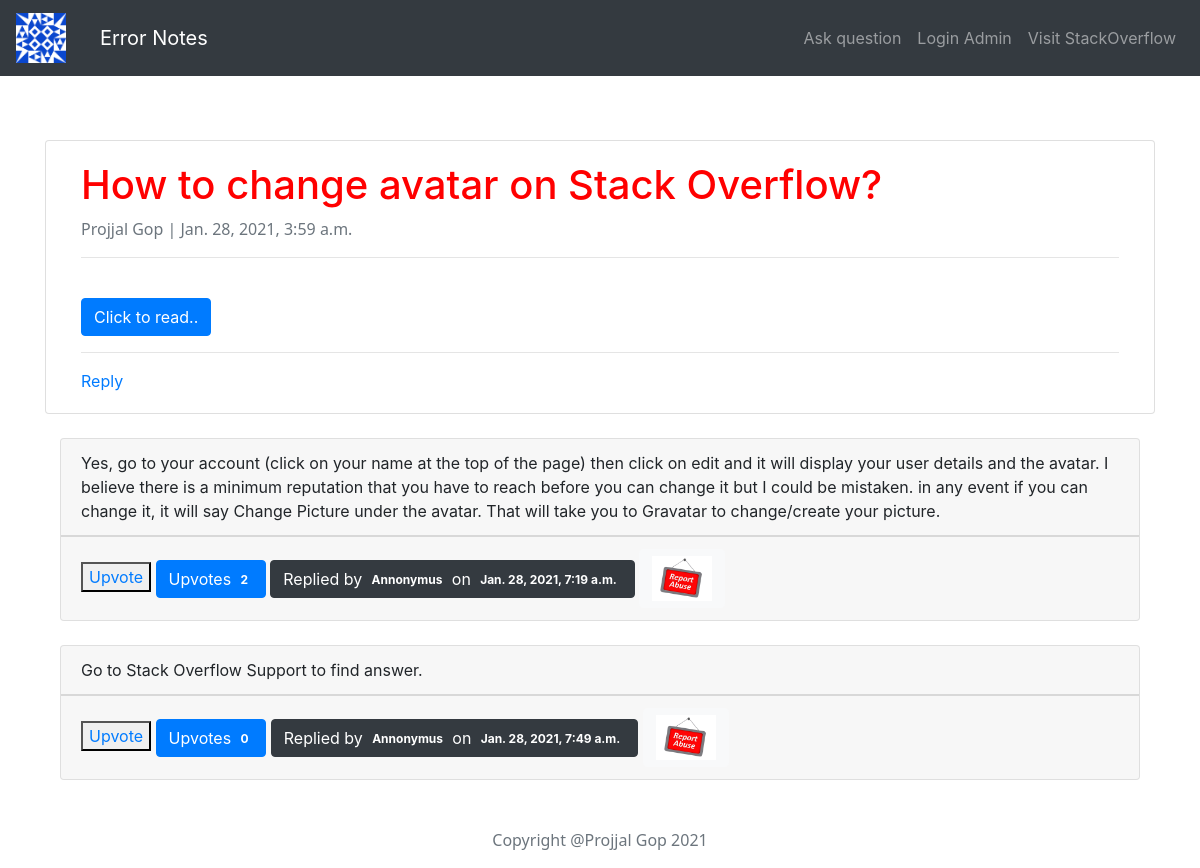
Screenshot of /question/1 with the database file from the repository.
### backend/models.py (models this page shows)
class Question(models.Model):
    id = models.AutoField(primary_key=True)
    title = models.CharField(max_length=200, unique=True)
    content = models.TextField()
    tag = models.CharField(max_length=50)
    answers = models.IntegerField(default=0)
    created_on = models.DateTimeField(auto_now_add=True)

class Fixes(models.Model):
    question_id=models.IntegerField()
    content = models.TextField()
    created_on = models.DateTimeField(auto_now_add=True)
    tag = models.CharField(max_length=50)
    upvotes=models.IntegerField(default=0)
    abuse=models.BooleanField(default=False)

### backend/views.py (the view)
# urls.py: path('question/<int:id>', views.QuestionDetail, name='question_detail'),
def QuestionDetail(request,id):
    ob=Question.objects.get(pk=id)
    fix=Fixes.objects.filter(question_id=id).order_by('-upvotes')
    cont=ob.content
    cont=cont.replace('&lt;','<')
    cont=cont.replace('&gt;','>')
    cont=cont.replace('&nbsp;',' ')
    cont=cont.replace('&ldquo;','"')
    cont=cont.replace('&rdquo;','"')
    content=' '.join(cont.split())
    return render(request,"write.html",{"object":ob,"content":content,"fix":fix})

### error_notes/templates/write.html (shortened to what this page needs)
{% extends "base.html" %}
{% block content %}
<div class="container">
    <div class="row">
      <div class="col-md-12 card mb-4  mt-3 center  top">
        <div class="card-body">
          <h1>{{ object.title }}</h1>
          <p class=" text-muted">{{ object.tag }} | {{ object.created_on }} </p>
          <hr>
          <br>
          <button id="but-click" class="btn btn-primary" onclick="load()">Click to read..</button>
          <hr>
          <a class="active" href="answer/{{object.id}}">Reply</a>
        </div>
    </div>
</div>
{% for f in fix %}
<div class="card">
    <div class="card-header">{{f.content}}</div>
    <div class="card-footer">
        <button ><a href="/upvotes/{{f.id}},{{object.id}}">Upvote</a></button>
        <button class="btn btn-primary">Upvotes <span class="badge">{{f.upvotes}}</span></button>
        <button class="btn btn-dark">Replied by <span class="badge">{{f.tag}}</span> on <span class="badge">{{f.created_on}}</span></button>
        <button class="btn btn-light"><a href="/report/{{f.id}},{{object.id}}"><img src="/static/report_abuse.jpg" height="45"></a></button>
    </div>
</div>
<br>
{% endfor %}
{% endblock %}

### error_notes/templates/base.html (style rules this page uses)
h1 { font-size: 100sp; color:red; }
p { font-family: 'Segoe UI'; }

### rows the page displays
Question: title "How to change avatar on Stack Overflow?", tag "Projjal Gop", created_on "Jan. 28, 2021, 3:59 a.m."
Fixes: content "Yes, go to your account (click on your name at the top of the page) then click on edit and it will display your user details and the avatar. I believe there is a minimum reputation that you have to reach before you can change it but I could be mistaken. in any event if you can change it, it will say Change Picture under the avatar. That will take you to Gravatar to change/create your picture.", upvotes "2", tag "Annonymus", created_on "Jan. 28, 2021, 7:19 a.m."
Fixes: content "Go to Stack Overflow Support to find answer.", upvotes "0", tag "Annonymus", created_on "Jan. 28, 2021, 7:49 a.m."
